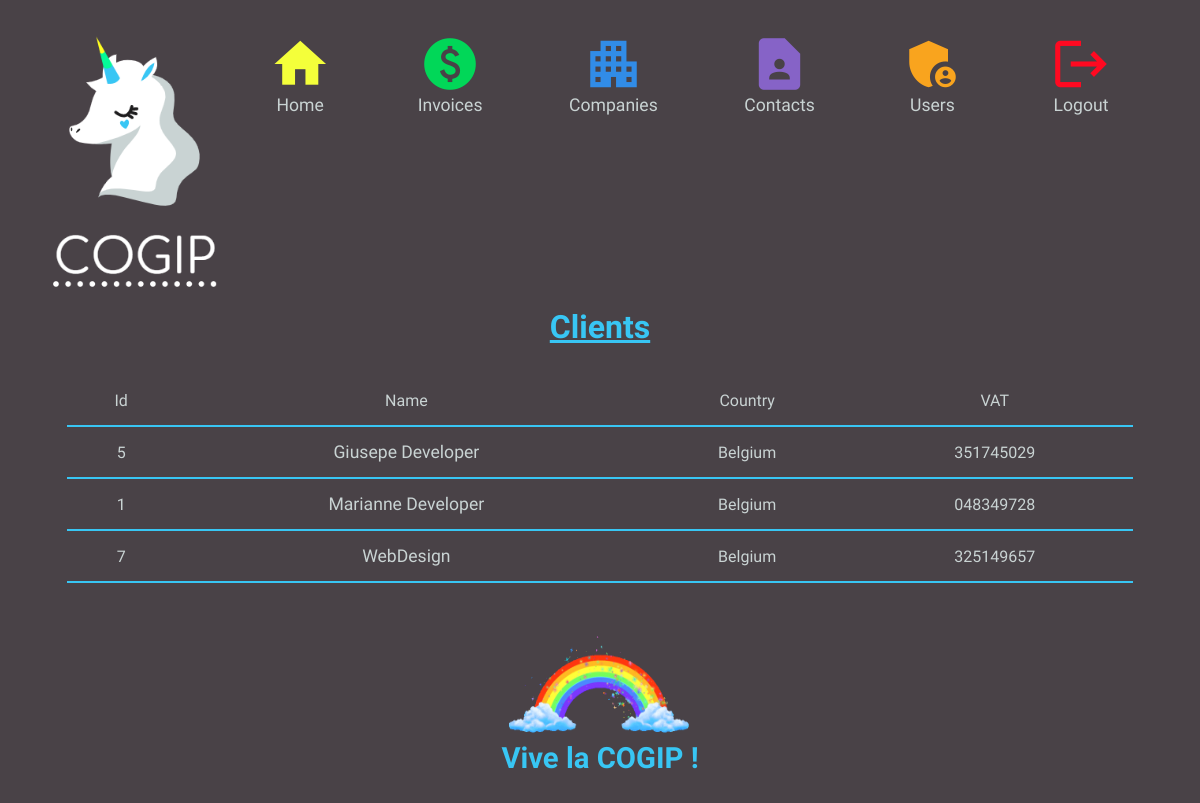
/clients (signed in), run on the app's committed database.
### tables this page shows
CREATE TABLE IF NOT EXISTS `company` (
                                           `id` int(11) UNSIGNED NOT NULL,
                                           `name` varchar(45) NOT NULL,
                                           `country` varchar(45) NOT NULL,
                                           `vat` varchar(45) NOT NULL,
                                           `type_id` int(11) NOT NULL
);

### controllers/controller.php (called while the page is built, shortened)
<?php
	class Controller
	{
		public function clientsPage()
		{
			$clientsModel = new ClientsModel();
			$clientsView = $clientsModel->getClients();
			include_once "views/clientsView.php";
		}
	}

### src/Router/Route.php (called while the page is built, shortened)
<?php
	class Route
	{
		private $path;
		private $callable;
		private $matches = [];
		public function __construct($path, $callable) {
			$this->path = trim($path, '/');
			$this->callable = $callable;
		}
		public function match($url){
			$url = trim($url, '/');
			$path = preg_replace_callback('#:([\w]+)#', [$this, 'paramMatch'], $this->path);
			$regex = "#^$path$#i";
			if(!preg_match($regex, $url, $matches)) {
				return false;
			}
			array_shift($matches);
			$this->matches = $matches;
			return true;
		}
		public function call() {
			if(is_string($this->callable)) {
				$params = explode('#', $this->callable);
				$controller = new $controller();
				return call_user_func_array([$controller, $params[1]], $this->matches);
			} else {
				return call_user_func_array($this->callable, $this->matches);
			}
		}
	}

### src/Router/Router.php (called while the page is built, shortened)
<?php
	require_once 'Route.php';
	class Router
	{
		private $url;
		private $routes = [];
		public function __construct($url) {
			$this->url = $url;
		}
		private function add($path, $callable, $name, $method) {
			$route = new Route($path, $callable);
			$this->routes[$method][] = $route;
			return $route;
		}
		public function run() {
			foreach ($this->routes[$_SERVER['REQUEST_METHOD']] as $route) {
				if($route->match($this->url)) {
					return $route->call();
				}
			}
			throw new RouterException('No matching routes');
		}
	}

### index.php (called while the page is built)
<?php
	require_once 'src/Router/Router.php';
	require_once "controllers/controller.php";
	$router = new Router($_GET['url']);
	$router->get('/', "Controller#dashboard");
	$router->get('/dashboard', "Controller#dashboard");
	$router->get('/logout', "Controller#logout");
	$router->get('/create-person', "Controller#addNewPerson");
	$router->post('/create-person', "Controller#addNewPerson");
	$router->get('/create-invoice', "Controller#addNewInvoice");
	$router->post('/create-invoice', "Controller#addNewInvoice");
	$router->get('/create-company', "Controller#addNewCompany");
	$router->post('/create-company', "Controller#addNewCompany");
	$router->get('/edit_company/:id', "Controller#editCompany")->with('id', '[0-9]+');
	$router->post('/edit_company/:id', "Controller#editCompany")->with('id', '[0-9]+');
	$router->get('/delete_company/:id', "Controller#deleteCompany")->with('id', '[0-9]+');
	$router->post('/delete_company/:id', "Controller#deleteCompany")->with('id', '[0-9]+');
	$router->get('/edit_contact/:id', "Controller#editContact")->with('id', '[0-9]+');
	$router->post('/edit_contact/:id', "Controller#editContact")->with('id', '[0-9]+');
	$router->get('/delete_contact/:id', "Controller#deleteContact")->with('id', '[0-9]+');
	$router->post('/delete_contact/:id', "Controller#deleteContact")->with('id', '[0-9]+');
	$router->get('/companies', "Controller#companyPage");
	$router->get('/companyDetail/:id', "Controller#companyDetailPage")->with('id', '[0-9]+');
	$router->get('/clients', "Controller#clientsPage");
	$router->get('/clientsDetail/:id', "Controller#clientsDetailPage")->with('id', '[0-9]+');
	$router->get('/providers', "Controller#providersPage");
	$router->get('/providersDetail/:id', "Controller#providersDetailPage")->with('id', '[0-9]+');
	$router->get('/people', "Controller#peoplePage");
	$router->get('/peopleDetail/:id', "Controller#peopleDetailPage")->with('id', '[0-9]+');
    $router->get('/login', function() { $controller = new Controller(); $controller->login(); });
    $router->post('/login', function() { include_once "models/Auth/login.php"; });
    $router->get('/users', function() { $controller = new Controller(); $controller->users(); });
    $router->get('/newUser', function() { $controller = new Controller(); $controller->newUser(); });
    $router->post('/newUser', function() { $controller = new Controller(); $controller->newUser(); });
    $router->get('/confirmDelete', function() { $controller = new Controller(); $controller->confirmDeleteUser(); });
    $router->get('/deleteUser', function() { $controller = new Controller(); $controller->deleteUser(); });
    $router->get('/updateUser', function() { $controller = new Controller(); $controller->updateUser(); });
    $router->post('/updateUser', function() { $controller = new Controller(); $controller->updateUser(); });
    $router->get('/invoice', function() { $controller = new Controller(); $controller->invoicesList(); });
    $router->get('/editInvoice', function() { $controller = new Controller(); $controller->editInvoice(); });
    $router->post('/editInvoice', function() { $controller = new Controller(); $controller->editInvoice(); });
    $router->get('/confirmDeleteInvoice', function() { $controller = new Controller(); $controller->confirmDeleteInvoice(); });
    $router->get('/deleteInvoice', function() { $controller = new Controller(); $controller->deleteInvoice(); });
	try {
		$router->run();
	} catch (RouterException $e) {
	    echo $e->getMessage();
	}

### src/Config/Database.php (called while the page is built)
<?php
	class Database
	{
		private $host = 'localhost';
		private $dbname = 'accounting_cogip';
		private $login = 'root';
		private $password = 'root';
		function connect() {
			try {
				$dsn = "mysql:host={$this->host};dbname={$this->dbname};charset=utf8";
				$login = $this->login;
				$password = $this->password;
				$db = new PDO($dsn, $login, $password);
				$db->setAttribute(PDO::ATTR_ERRMODE, PDO::ERRMODE_EXCEPTION);
			}
			catch(Exception $e) {
				die("Error : " . $e->getMessage());
			}
			finally {
				return ($db);
			}
		}
	}

### models/ClientsModel.php (called while the page is built, shortened)
<?php
include_once "src/Config/Database.php";
	class ClientsModel
	{
		protected $pdo;
        protected $clients;
		public function __construct() {
			$this->db = new Database();
			$this->pdo = $this->db->connect();
		}
        private function selectClients(){
            $sql = "SELECT * FROM company WHERE type_id = 1 ORDER BY name ASC" ;
            $stmt = $this->pdo->prepare($sql);
			$stmt->execute();
			$clients = $stmt->fetchAll();
            $this->clients = $clients;
        }
		public function getClients()
		{
            $this->selectClients();
            return $this->clients;
		}
	}

### views/clientsView.php (the view)
<?php require 'views/parts/header.php';?>
<h1> Clients </h1>
<table>
    <tr>
        <td>Id</td>
        <td>Name</td>
        <td>Country</td>
        <td>VAT</td>
    </tr>
    <?php
        foreach($clientsView as $client) {
            echo "<tr>"
                ."<td>" .$client["id"] ."</td>"
                ."<td><a href='clientsDetail/" .$client["id"] ."'>" .$client["name"] ."</a></td>"
                ."<td>" .$client["country"] ."</td>"
                ."<td>" .$client["vat"] ."</td></tr>";
        }
    ?>
</table>
<?php require 'views/parts/footer.php';?>

### assets/css/style.css (style rules this page uses)
h1,h2 { color: #38c6f4 ; font-family: 'Dosis', sans-serif; text-decoration-line: underline; text-align: center; text-decoration: underline; margin-bottom: 30px; margin-top: 20px; }
html, body { padding-bottom: 1rem; font-family: 'Dosis', sans-serif !important; background-color: #494247 !important; }
a:link, a:hover, a:visited { text-decoration: none; font-size: 110%; display: inline-flex; color: #c9d3d3 ; }
table { border-collapse: collapse; border-spacing: 0; text-align: center; margin: auto; width: 90%; }
table, td, th { color:#c9d3d3 ; }
td,th { padding: 15px; border-bottom: 2px solid #38c6f4; text-align: center; color: #c9d3d3 ; }

### data on the page
company: id "5", name "Giusepe Developer", country "Belgium", vat "351745029"
company: id "1", name "Marianne Developer", country "Belgium", vat "048349728"
company: id "7", name "WebDesign", country "Belgium", vat "325149657"
